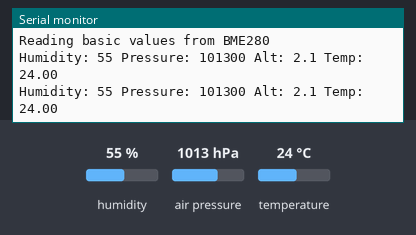
The sketch below on a simulated Arduino Uno, built with avr-gcc and run on an emulated ATmega328P. On the bench: the last lines printed to the serial monitor. Inputs (shaded band) come from the test bench; at power-on: humidity 55 %, air pressure 1013 hPa, temperature 24 °C.

Above: at 1.2 s.
1.3 s: humidity set to 22 %
At 2.6 s:
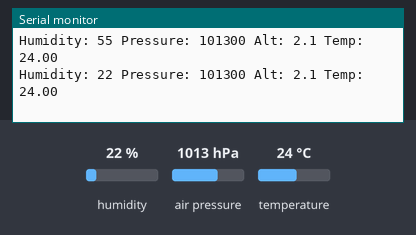
2.8 s: air pressure set to 952 hPa
At 3.6 s:
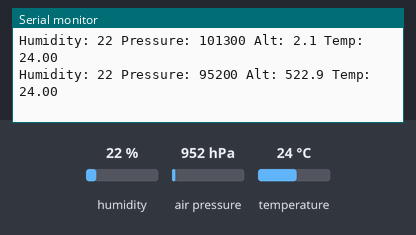
4.3 s: temperature set to 12 °C
At 5.6 s:
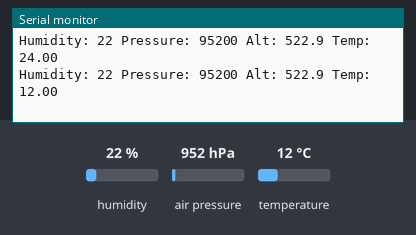

The sketch:

Example1_BasicReadings.ino
```cpp
// (licence header left out)
#define BME_VCC 12
#include <Wire.h>

#include "SparkFunBME280.h"
BME280 mySensor;

void setup()
{
  Serial.begin(74880);
  Serial.println("Reading basic values from BME280");
  pinMode(BME_VCC, OUTPUT);
  digitalWrite(BME_VCC, HIGH);
  Wire.begin();
  mySensor.setI2CAddress(0x76);
  if (mySensor.beginI2C() == false) //Begin communication over I2C
  {
    Serial.println("The sensor did not respond. Please check wiring.");
    while(1); //Freeze
  }
}

void loop()
{
  Serial.print("Humidity: ");
  Serial.print(mySensor.readFloatHumidity(), 0);

  Serial.print(" Pressure: ");
  Serial.print(mySensor.readFloatPressure(), 0);

  Serial.print(" Alt: ");
  //Serial.print(mySensor.readFloatAltitudeMeters(), 1);
  Serial.print(mySensor.readFloatAltitudeMeters(), 1);

  Serial.print(" Temp: ");
  //Serial.print(mySensor.readTempC(), 2);
  Serial.print(mySensor.readTempC(), 2);

  Serial.println();

  delay(1000);
}
```

Measured:
- after the input at 1.3 s, the serial monitor: prints a new line after 0.71 s (image 1)
- after the input at 2.8 s, the serial monitor: prints a new line after 0.22 s (image 2)
- after the input at 4.3 s, the serial monitor: prints a new line after 0.73 s (image 3)
